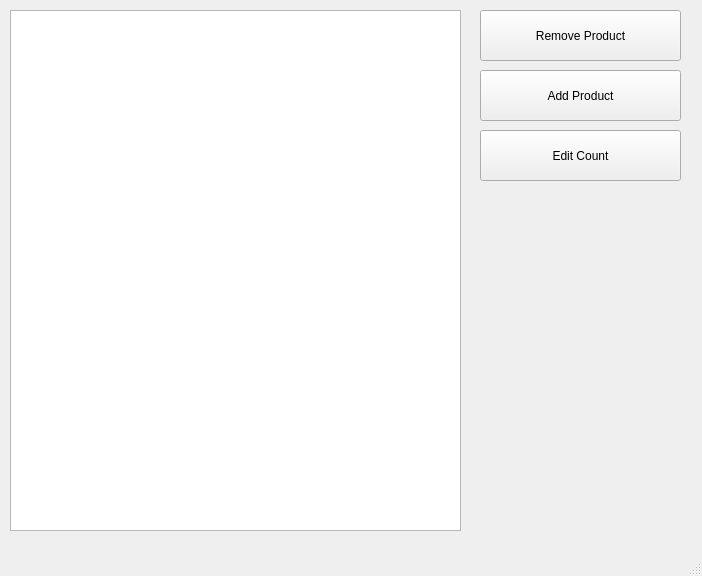
<?xml version="1.0" encoding="UTF-8"?>
<ui version="4.0">
 <class>MainWindow</class>
 <widget class="QMainWindow" name="MainWindow">
  <property name="geometry">
   <rect>
    <x>0</x>
    <y>0</y>
    <width>702</width>
    <height>576</height>
   </rect>
  </property>
  <property name="windowTitle">
   <string>MainWindow</string>
  </property>
  <widget class="QWidget" name="centralwidget">
   <widget class="QTableView" name="tableView">
    <property name="geometry">
     <rect>
      <x>10</x>
      <y>10</y>
      <width>451</width>
      <height>521</height>
     </rect>
    </property>
   </widget>
   <widget class="QPushButton" name="pushButton">
    <property name="geometry">
     <rect>
      <x>480</x>
      <y>10</y>
      <width>201</width>
      <height>51</height>
     </rect>
    </property>
    <property name="text">
     <string>Remove Product</string>
    </property>
   </widget>
   <widget class="QPushButton" name="pushButton_2">
    <property name="geometry">
     <rect>
      <x>480</x>
      <y>70</y>
      <width>201</width>
      <height>51</height>
     </rect>
    </property>
    <property name="text">
     <string>Add Product</string>
    </property>
   </widget>
   <widget class="QPushButton" name="pushButton_3">
    <property name="geometry">
     <rect>
      <x>480</x>
      <y>130</y>
      <width>201</width>
      <height>51</height>
     </rect>
    </property>
    <property name="text">
     <string>Edit Count</string>
    </property>
   </widget>
  </widget>
  <widget class="QMenuBar" name="menubar">
   <property name="geometry">
    <rect>
     <x>0</x>
     <y>0</y>
     <width>702</width>
     <height>21</height>
    </rect>
   </property>
  </widget>
  <widget class="QStatusBar" name="statusbar"/>
 </widget>
 <resources/>
 <connections/>
</ui>
